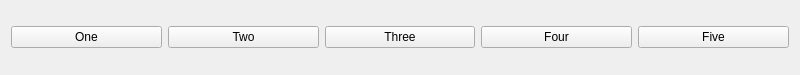
<?xml version="1.0" encoding="UTF-8"?>
<ui version="4.0">
 <class>Widget</class>
 <widget class="QWidget" name="Widget">
  <property name="geometry">
   <rect>
    <x>0</x>
    <y>0</y>
    <width>800</width>
    <height>75</height>
   </rect>
  </property>
  <property name="windowTitle">
   <string>Widget</string>
  </property>
  <layout class="QHBoxLayout" name="horizontalLayout">
   <item>
    <widget class="QPushButton" name="buttonOne">
     <property name="text">
      <string>One</string>
     </property>
    </widget>
   </item>
   <item>
    <widget class="QPushButton" name="buttonTwo">
     <property name="text">
      <string>Two</string>
     </property>
    </widget>
   </item>
   <item>
    <widget class="QPushButton" name="buttonThree">
     <property name="text">
      <string>Three</string>
     </property>
    </widget>
   </item>
   <item>
    <widget class="QPushButton" name="buttonFour">
     <property name="text">
      <string>Four</string>
     </property>
    </widget>
   </item>
   <item>
    <widget class="QPushButton" name="buttonFive">
     <property name="text">
      <string>Five</string>
     </property>
    </widget>
   </item>
  </layout>
 </widget>
 <resources/>
 <connections/>
</ui>
